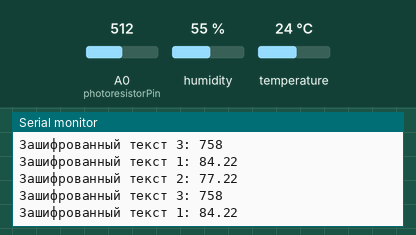
Recording of a sketch running on a simulated Arduino Uno, built with avr-gcc and run on an emulated ATmega328P. Parts: the last lines printed to the serial monitor. The inputs (shaded band) are chosen by the test bench; at power-on: A0 (photoresistorPin) = 512, humidity 55 %, temperature 24 °C. No radio packets arrive unless stated.

Above: at 8.5 s.
8.6 s: A0 (photoresistorPin) set to 983
At 10.0 s:
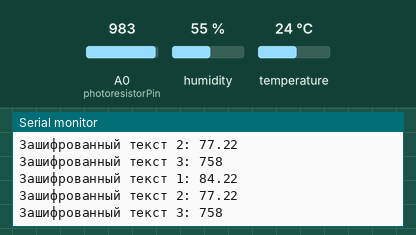
11.4 s: A0 (photoresistorPin) set to 1010
At 13.7 s:
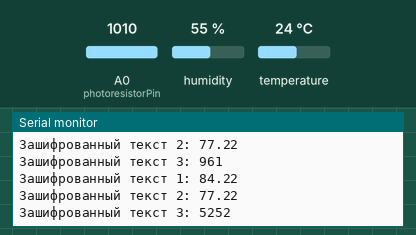
Timing chart, 0 to 15.2 s (numbered marks = the images above; inputs shaded):
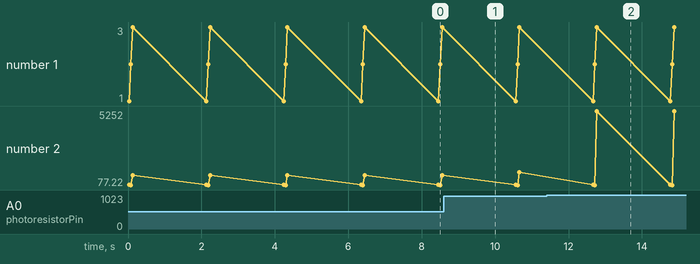

The sketch:

transmitter.ino
```cpp
#include <SPI.h>
#include <nRF24L01.h>
#include <RF24.h>
#include <DHT.h>
#define CE_PIN 7
#define CSN_PIN 8
#define DHTPIN 2
#define DHTTYPE DHT11 // Или DHT22
#include <Arduino.h>

class AffineCipher {
public:
    AffineCipher(int a, int b) : a(a), b(b) {
        if (gcd(a, 10) != 1) {
            Serial.println("Error: 'a' must be coprime with 10.");
            while (1);
        }
    }

    char encrypt(char digit) {
        if (isdigit(digit)) {
            return (a * (digit - '0') + b) % 10 + '0';
        }
        return digit;
    }

    char decrypt(char digit) {
        if (isdigit(digit)) {
            int a_inverse = modInverse(a, 10);
            int x = (a_inverse * ((digit - '0' - b + 10) % 10)) % 10;
            if (x < 0) {
                x += 10;
            }
            return x + '0';
        }
        return digit;
    }

private:
    int a, b;

    int gcd(int a, int b) {
        while (b != 0) {
            int temp = b;
            b = a % b;
            a = temp;
        }
        return a;
    }

    int modInverse(int a, int m) {
        a = a % m;
        for (int x = 1; x < m; x++) {
            if ((a * x) % m == 1) {
                return x;
            }
        }
        return 1;
    }
};

RF24 radio(CE_PIN, CSN_PIN);
DHT dht(DHTPIN, DHTTYPE);
const byte forwardingAddress[6] = "00021";
const int photoresistorPin = A0;

AffineCipher cipher(3, 2);


void setup() {
    Serial.begin(9600);
    pinMode(photoresistorPin, INPUT);
    dht.begin();
    radio.begin();
    radio.setChannel(69);
    radio.setDataRate(RF24_1MBPS);
    radio.setPALevel(RF24_PA_MAX);
    radio.openWritingPipe(forwardingAddress);
}

void loop() {
  int sv = analogRead(photoresistorPin);
  float h = dht.readHumidity();
  float t = dht.readTemperature();
  String strT = String(t);
  String strH = String(h);
  String strSV = String(sv);
    String encrypted1 = "";
    String encrypted2 = "";
    String encrypted3 = "";

    for (char digit : strT) {
        encrypted1 += cipher.encrypt(digit);
    }

    for (char digit : strH) {
        encrypted2 += cipher.encrypt(digit);
    }

    for (char digit : strSV) {
        encrypted3 += cipher.encrypt(digit);
    }

    Serial.print("Зашифрованный текст 1: ");
    Serial.println(encrypted1);
    Serial.print("Зашифрованный текст 2: ");
    Serial.println(encrypted2);
    Serial.print("Зашифрованный текст 3: ");
    Serial.println(encrypted3);


    String dataToSend = encrypted1 + "|" + encrypted2 + "|" + encrypted3;
    radio.write(dataToSend.c_str(), dataToSend.length() + 1);

    delay(2000);
}
```

Measured:
- after the input at 11.4 s, the serial monitor: prints a new line after 1.4 s (image 2)
- plotted number 2: 758 → 961 after the input at 8.6 s, 961 → 5252 after the input at 11.4 s
